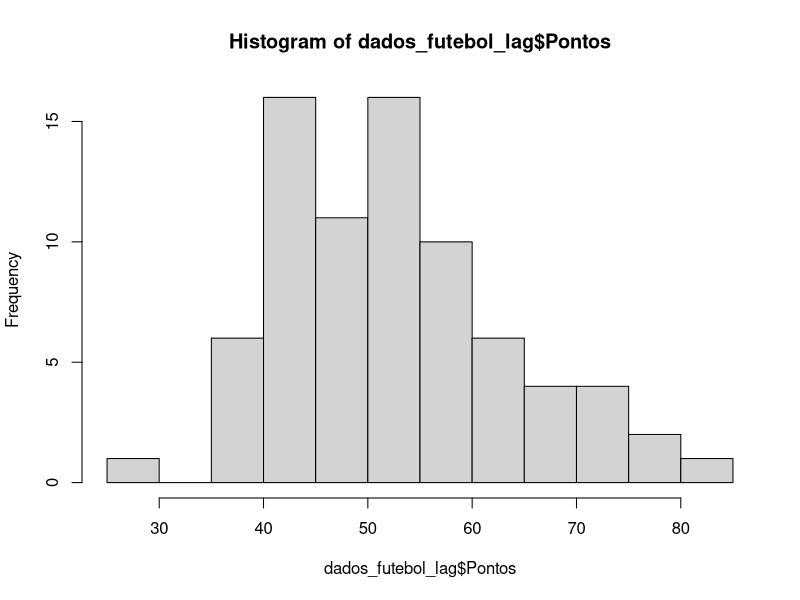

Write R code to recreate this figure.
## ---- chunk 1
library(readr)
library(knitr)
dados_futebol <- read_delim("dados_futebol.txt", 
                            "\t", escape_double = FALSE, col_types = cols(Pontos = col_double()), 
                            trim_ws = TRUE)
kable(tail(dados_futebol))
## ---- chunk 2
library(dplyr)
dados_futebol_lag <- dados_futebol %>%
  arrange(ANO) %>%                      #ordenamos os dados pelo ANO
  group_by(TIME,VARIÁVEL) %>%           #separamos os registros por Time e Variável Financeira
  mutate(lag_valor = lag(VALOR))        #criamos uma nova coluna para o valor da 
                                        #variável financeira do último ano.

kable(tail(dados_futebol_lag))
## ---- chunk 3
library(reshape2)
dados_futebol_lag<-dcast(dados_futebol_lag,TIME + ANO + RANKING + Pontos ~ VARIÁVEL ,value.var = "lag_valor")
kable(tail(dados_futebol_lag))
## ---- chunk 4
names(dados_futebol_lag)[5:12]<-paste0("lag_",names(dados_futebol_lag)[5:12])
## ---- chunk 5
dados_futebol_lag<-dados_futebol_lag[!is.na(dados_futebol_lag$Pontos),]  #retirar clubes sem pontuação
dados_futebol_lag<-dados_futebol_lag[!is.na(dados_futebol_lag$`lag_COMP. ENDIVIDAMENTO`),] #retirar clubes que não informaram os dados financeiros
## ---- chunk 6
hist(dados_futebol_lag$Pontos)
## ---- chunk 7
modelo<-lm(Pontos ~ `lag_COMP. ENDIVIDAMENTO`+`lag_DEP. FINANCEIRA`+`lag_END. FINANCEIRO`+`lag_LIQUIDEZ GERAL`+`lag_LIQUIDEZ IMEDIATA`+
             `lag_LIQUIDEZ SECA`+ `lag_ROA`+ `lag_ROE` ,dados_futebol_lag)
summary(modelo)
## ---- chunk 8
modelo<-lm(Pontos ~ `lag_LIQUIDEZ IMEDIATA`+ `lag_LIQUIDEZ SECA`+ `lag_ROE` ,dados_futebol_lag)
summary(modelo)
## ---- chunk 9
modelo_summary <- summary(modelo)
shapiro.test(modelo_summary$residuals) # testa se os resíduos tem distribuição normal
